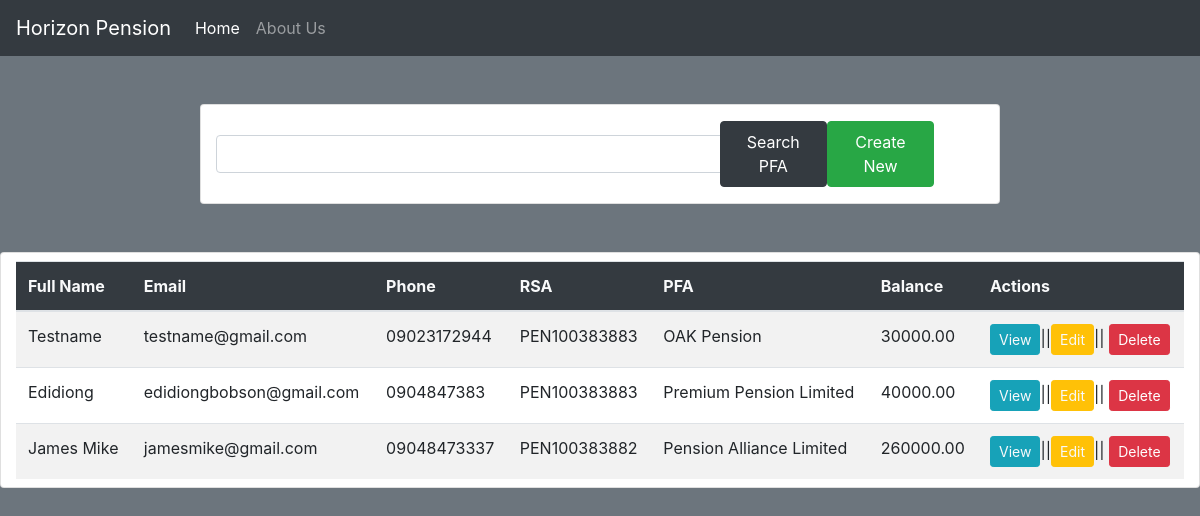
The page / on the database its author committed.
### crud/models.py (models this page shows, shortened)
class Pen(models.Model):
    fullname = models.CharField(max_length=255)
    email = models.EmailField(unique=True)
    phone = models.CharField(max_length=20)
    rsa = models.CharField(max_length=20)
    pfa = models.CharField(max_length=255)
    balance = models.DecimalField(max_digits=10, decimal_places=2)
    isActive = models.BooleanField(default=False)

### crud/views.py (the view, shortened to what this page needs)
# urls.py: path('', views.index, name="index"),
def index(request):
    pfacompany = [
    "AIICO Pension Managers Limited",
    "APT Pension Fund Managers Limited",
    "ARM Pension Managers (PFA) Limited",
    "AXA Mansard Pension Limited",
    "CrusaderSterling Pensions Limited",
    "Fidelity Pension Managers Limited",
    "First Guarantee Pension Limited",
    "Future Unity Glanvills Pensions Limited",
    "IEI-Anchor Pension Managers Limited",
    "Investment One Pension Managers Limited",
    "Leadway Pensure PFA Limited",
    "Nigerian University Pension Management Company Limited (NUPEMCO)",
    "NPF Pensions Limited",
    "PAL Pensions Limited",
    "Pension Alliance Limited",
    "Premium Pension Limited",
    "Radix Pension Managers Limited",
    "Sigma Pensions Limited",
    "Stanbic IBTC Pension Managers Limited",
    "Trustfund Pensions Limited",
    "Veritas Glanvills Pensions Limited",
    "CrusaderSterling Pensions Limited (formerly UBA Pension Custodian Limited)",
    "Legacy Pension Managers Limited"
        ]
    accounts = Pen.objects.all()
    context = {
        'pfa':pfacompany,
        'accounts':accounts
    }
    return render(request, 'index.html', context)

### crud/templates/index.html (shortened to what this page needs)
<!doctype html>
<html lang="en">
  <head>
    <link rel="stylesheet" href="https://cdn.jsdelivr.net/npm/bootstrap@4.6.2/dist/css/bootstrap.min.css">
  </head>
  <body class="bg-secondary">
    <nav class="navbar navbar-expand-lg navbar-dark bg-dark">
        <a class="navbar-brand" href="#">Horizon Pension</a>
        <div class="collapse navbar-collapse" id="navbarNavAltMarkup">
          <div class="navbar-nav">
            <a class="nav-link active" href="{% url 'index' %}">Home <span class="sr-only">(current)</span></a>
            <a class="nav-link" href="{% url 'about' %}">About Us</a>
          </div>
        </div>
      </nav>
      <br>
      <br>
      <section class="search col-md-8 m-auto rounded py-3 card">
        <form>
            <div class="form-row align-items-center">
              <div class="col-md-8 my-1">
                <input type="text"name="inputvalue" class="form-control py-2" id="inlineFormInputName" >
              </div>
              <div class="col-sm-3 ">
                   <div class="row">
                    <button type="submit" class="col-6 btn btn-dark py-2">Search PFA</button> <a type="button" class="btn btn-success col-6 py-2" data-toggle="modal" data-target="#exampleModal">
                       Create New
                    </a>
                </div>
              </div>
            </div>
          </form>
      </section>
<br>
<br>
      <section class="tablesection card col-md-12 py-2 m-auto">
        <table class="table table-striped m-auto">
            <thead class="bg-dark text-light">
                <tr>
                    <th>Full Name </th>
                    <th>Email </th>
                    <th>Phone </th>
                    <th>RSA </th>
                    <th>PFA </th>
                    <th>Balance</th>
                    <th>Actions</th>
                </tr>
            </thead>
            <tbody>
                {% for account in accounts %}
                    <tr>
                        <td>{{account.fullname}}</td>
                        <td>{{account.email}}</td>
                        <td>{{account.phone}}</td>
                        <td>{{account.rsa}}</td>
                        <td>{{account.pfa}}</td>
                        <td>{{account.balance}}</td>
                        <td>
                            <form method="POST"action="{% url 'delete' account.id %}">
                            <a href="{% url 'details' account.id %}"class="btn btn-sm btn-info text-light">View </a>||<a href=""class="btn btn-sm btn-warning text-light">Edit</a>|| <button type="submit"class="btn btn-sm btn-danger"> Delete</button>
                            </form>
                        </td>
                    </tr>
                {% endfor %}
            </tbody>
        </table>
      </section>
  </body>
</html>

### rows shown on the page
Pen: fullname "Testname", email "testname@gmail.com", phone "09023172944", rsa "PEN100383883", pfa "OAK Pension", balance "30000.00"
Pen: fullname "Edidiong", email "edidiongbobson@gmail.com", phone "0904847383", rsa "PEN100383883", pfa "Premium Pension Limited", balance "40000.00"
Pen: fullname "James Mike", email "jamesmike@gmail.com", phone "09048473337", rsa "PEN100383882", pfa "Pension Alliance Limited", balance "260000.00"
